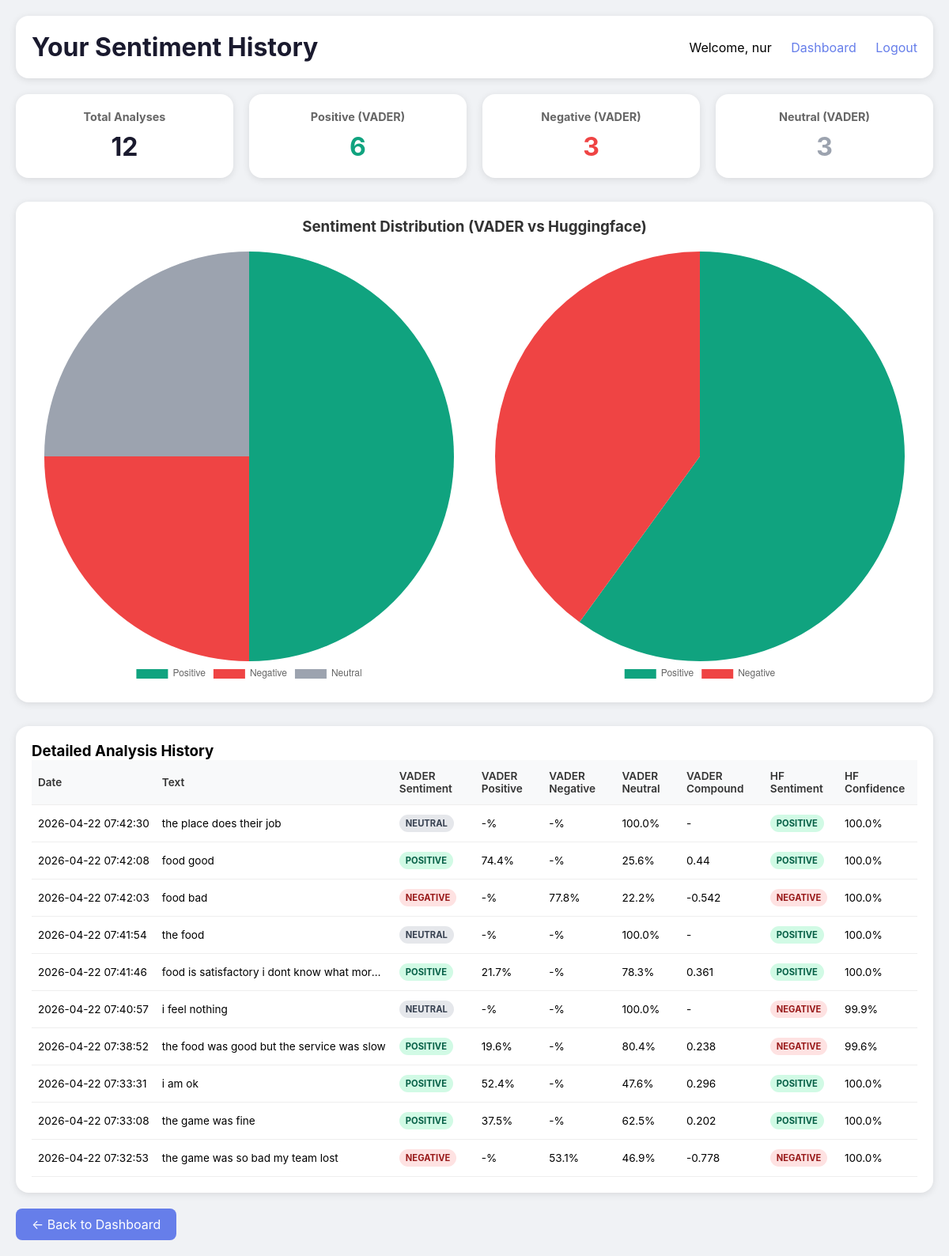
Page /history (signed in) on the earlier database version.
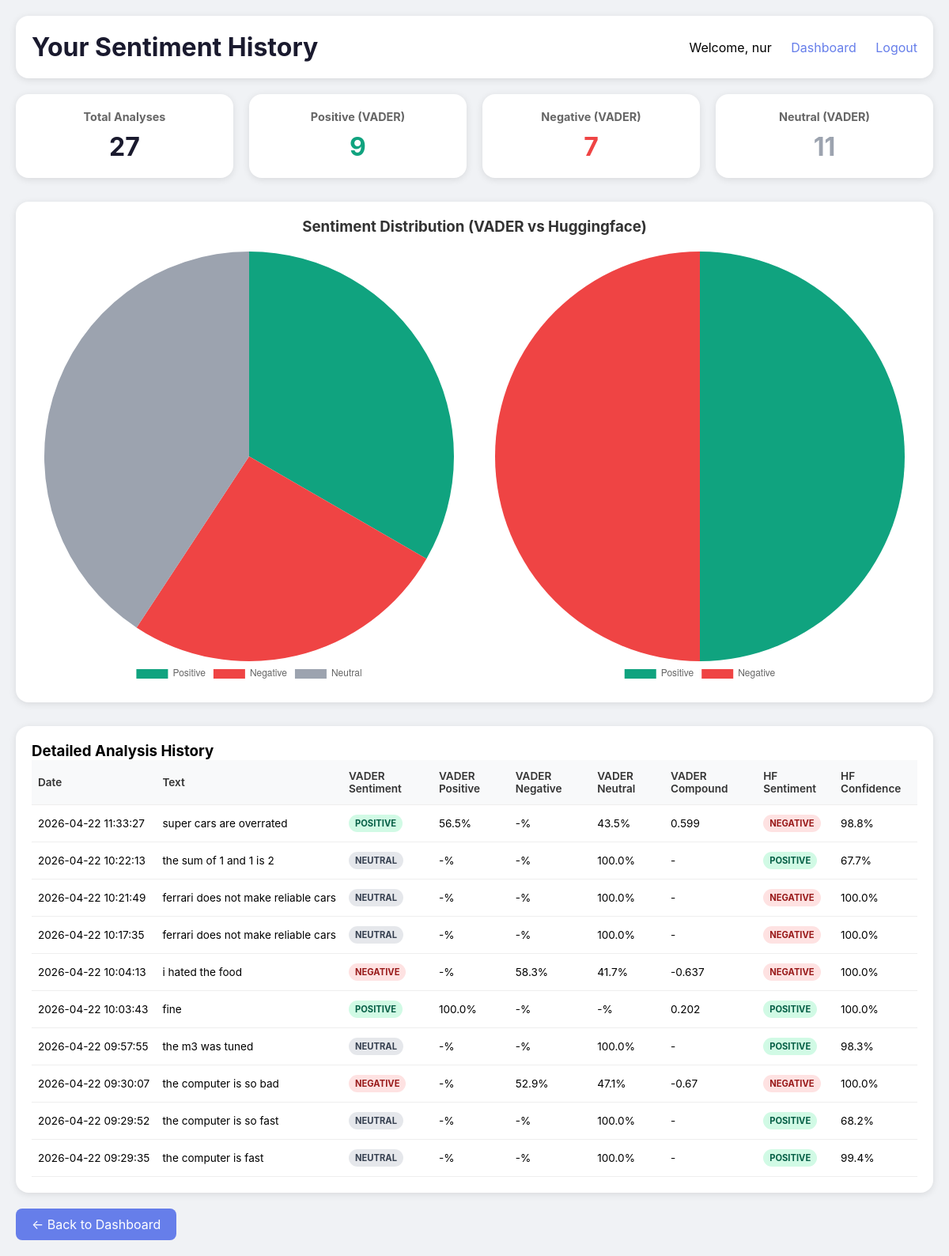
Same page on the later database version.
### tables this page shows
CREATE TABLE analyses
    (
        id
        INTEGER
        PRIMARY
        KEY
        AUTOINCREMENT,
        user_id
        INTEGER
        NOT
        NULL,
        text
        TEXT
        NOT
        NULL,
        vader_sentiment
        TEXT
        NOT
        NULL,
        vader_positive
        REAL,
        vader_negative
        REAL,
        vader_neutral
        REAL,
        vader_compound
        REAL,
        hf_sentiment
        TEXT
        NOT
        NULL,
        hf_confidence
        REAL,
        created_at
        TIMESTAMP
        DEFAULT
        CURRENT_TIMESTAMP,
        FOREIGN
        KEY
                 (
        user_id
                 ) REFERENCES users
                 (
                     id
                 ));

### app.py (the view)
@app.route('/history')
def history():
    if 'user_id' not in session:
        return redirect(url_for('login'))
    stats = get_user_stats(session['user_id'])
    return render_template('history.html', stats=stats, username=session['username'])

### templates/history.html (shortened to what this page needs)
<!DOCTYPE html>
<html lang="en">
<head>
</head>
<body>
    <div class="container">
        <div class="header">
            <h1>Your Sentiment History</h1>
            <div class="nav">
                <span>Welcome, {{ username }}</span>
                <a href="/">Dashboard</a>
                <a href="/logout">Logout</a>
            </div>
        </div>
        <div class="stats-grid">
            <div class="stat-card">
                <h3>Total Analyses</h3>
                <div class="stat-value">{{ stats.total }}</div>
            </div>
            <div class="stat-card">
                <h3>Positive (VADER)</h3>
                <div class="stat-value" style="color: #10a37f;">{{ stats.breakdown.get('POSITIVE', 0) }}</div>
            </div>
            <div class="stat-card">
                <h3>Negative (VADER)</h3>
                <div class="stat-value" style="color: #ef4444;">{{ stats.breakdown.get('NEGATIVE', 0) }}</div>
            </div>
            <div class="stat-card">
                <h3>Neutral (VADER)</h3>
                <div class="stat-value" style="color: #9ca3af;">{{ stats.breakdown.get('NEUTRAL', 0) }}</div>
            </div>
        </div>
        <div class="chart-container">
            <h3>Sentiment Distribution (VADER vs Huggingface)</h3>
            <div class="charts-row">
                <div class="chart-wrapper">
                    <canvas id="vaderHistoryPieChart"></canvas>
                </div>
                <div class="chart-wrapper">
                    <canvas id="hfHistoryPieChart"></canvas>
                </div>
            </div>
        </div>
        <div class="recent-list">
            <h3>Detailed Analysis History</h3>
            <table>
                <thead>
                    <tr>
                        <th>Date</th>
                        <th>Text</th>
                        <th>VADER Sentiment</th>
                        <th>VADER Positive</th>
                        <th>VADER Negative</th>
                        <th>VADER Neutral</th>
                        <th>VADER Compound</th>
                        <th>HF Sentiment</th>
                        <th>HF Confidence</th>
                    </tr>
                </thead>
                <tbody>
                    {% for item in stats.recent %}
                    <tr>
                        <td style="white-space: nowrap;">{{ item.date }}</td>
                        <td style="max-width: 300px; overflow: hidden; text-overflow: ellipsis; white-space: nowrap;" title="{{ item.text }}">{{ item.text[:50] }}{% if item.text|length > 50 %}...{% endif %}</td>
                        <td><span class="badge badge-{{ item.vader.lower() }}">{{ item.vader }}</span></td>
                        <td>{{ "%.1f"|format(item.vader_positive * 100) if item.vader_positive else '-' }}%</td>
                        <td>{{ "%.1f"|format(item.vader_negative * 100) if item.vader_negative else '-' }}%</td>
                        <td>{{ "%.1f"|format(item.vader_neutral * 100) if item.vader_neutral else '-' }}%</td>
                        <td>{{ item.vader_compound if item.vader_compound else '-' }}</td>
                        <td><span class="badge badge-{{ item.hf.lower() }}">{{ item.hf }}</span></td>
                        <td>{{ "%.1f"|format(item.hf_confidence * 100) if item.hf_confidence else '-' }}%</td>
                    </tr>
                    {% else %}
                    <tr>
                        <td colspan="9" style="text-align: center;">No analyses yet. Try analyzing some text!</td>
                    </tr>
                    {% endfor %}
                </tbody>
            </table>
        </div>
        <a href="/" class="back-btn">← Back to Dashboard</a>
    </div>
</body>
</html>

### templates/history.html (style rules this page uses)
* { margin: 0; padding: 0; box-sizing: border-box; }
body { font-family: -apple-system, BlinkMacSystemFont, 'Segoe UI', Roboto, sans-serif; background: #f0f2f5; min-height: 100vh; padding: 20px; }
.container { max-width: 1400px; margin: 0 auto; }
.header { background: white; border-radius: 16px; padding: 20px; margin-bottom: 20px; display: flex; justify-content: space-between; align-items: center; box-shadow: 0 2px 10px rgba(0,0,0,0.1); }
.header h1 { color: #1a1a2e; }
.nav a { color: #667eea; text-decoration: none; margin-left: 20px; }
.stats-grid { display: grid; grid-template-columns: repeat(auto-fit, minmax(200px, 1fr)); gap: 20px; margin-bottom: 30px; }
.stat-card { background: white; border-radius: 16px; padding: 20px; text-align: center; box-shadow: 0 2px 10px rgba(0,0,0,0.1); }
.stat-card h3 { color: #666; margin-bottom: 10px; font-size: 0.9rem; }
.stat-value { font-size: 2rem; font-weight: bold; color: #1a1a2e; }
.chart-container { background: white; border-radius: 16px; padding: 20px; margin-bottom: 30px; box-shadow: 0 2px 10px rgba(0,0,0,0.1); }
.chart-container h3 { margin-bottom: 20px; color: #333; text-align: center; }
.charts-row { display: grid; grid-template-columns: repeat(2, 1fr); gap: 20px; }
.chart-wrapper { max-width: 100%; }
.recent-list { background: white; border-radius: 16px; padding: 20px; box-shadow: 0 2px 10px rgba(0,0,0,0.1); overflow-x: auto; }
table { width: 100%; border-collapse: collapse; font-size: 0.85rem; }
th, td { padding: 12px 8px; text-align: left; border-bottom: 1px solid #eee; }
th { background: #f8f9fa; font-weight: 600; color: #333; }
.badge { display: inline-block; padding: 4px 8px; border-radius: 12px; font-size: 0.7rem; font-weight: bold; }
.badge-positive { background: #d1fae5; color: #065f46; }
.badge-negative { background: #fee2e2; color: #991b1b; }
.badge-neutral { background: #e5e7eb; color: #374151; }
.back-btn { display: inline-block; margin-top: 20px; padding: 10px 20px; background: #667eea; color: white; text-decoration: none; border-radius: 8px; }

Differences in the rows shown:
no longer on this page (row unchanged): analyses: date "2026-04-22 07:42:30", text "the place does their job", vader "NEUTRAL", vader_positive "-", vader_negative "-", vader_neutral "100.0", vader_compound "-", hf "POSITIVE", hf_confidence "100.0"
no longer on this page (row unchanged): analyses: date "2026-04-22 07:42:08", text "food good", vader "POSITIVE", vader_positive "74.4", vader_negative "-", vader_neutral "25.6", vader_compound "0.44", hf "POSITIVE", hf_confidence "100.0"
no longer on this page (row unchanged): analyses: date "2026-04-22 07:42:03", text "food bad", vader "NEGATIVE", vader_positive "-", vader_negative "77.8", vader_neutral "22.2", vader_compound "-0.542", hf "NEGATIVE", hf_confidence "100.0"
no longer on this page (row unchanged): analyses: date "2026-04-22 07:41:54", text "the food", vader "NEUTRAL", vader_positive "-", vader_negative "-", vader_neutral "100.0", vader_compound "-", hf "POSITIVE", hf_confidence "100.0"
no longer on this page (row unchanged): analyses: date "2026-04-22 07:41:46", text "food is satisfactory i dont know what mor…", vader "POSITIVE", vader_positive "21.7", vader_negative "-", vader_neutral "78.3", vader_compound "0.361", hf "POSITIVE", hf_confidence "100.0"
no longer on this page (row unchanged): analyses: date "2026-04-22 07:40:57", text "i feel nothing", vader "NEUTRAL", vader_positive "-", vader_negative "-", vader_neutral "100.0", vader_compound "-", hf "NEGATIVE", hf_confidence "99.9"
no longer on this page (row unchanged): analyses: date "2026-04-22 07:38:52", text "the food was good but the service was slow", vader "POSITIVE", vader_positive "19.6", vader_negative "-", vader_neutral "80.4", vader_compound "0.238", hf "NEGATIVE", hf_confidence "99.6"
no longer on this page (row unchanged): analyses: date "2026-04-22 07:33:31", text "i am ok", vader "POSITIVE", vader_positive "52.4", vader_negative "-", vader_neutral "47.6", vader_compound "0.296", hf "POSITIVE", hf_confidence "100.0"
no longer on this page (row unchanged): analyses: date "2026-04-22 07:33:08", text "the game was fine", vader "POSITIVE", vader_positive "37.5", vader_negative "-", vader_neutral "62.5", vader_compound "0.202", hf "POSITIVE", hf_confidence "100.0"
no longer on this page (row unchanged): analyses: date "2026-04-22 07:32:53", text "the game was so bad my team lost", vader "NEGATIVE", vader_positive "-", vader_negative "53.1", vader_neutral "46.9", vader_compound "-0.778", hf "NEGATIVE", hf_confidence "100.0"
added analyses: date "2026-04-22 11:33:27", text "super cars are overrated", vader "POSITIVE", vader_positive "56.5", vader_negative "-", vader_neutral "43.5", vader_compound "0.599", hf "NEGATIVE", hf_confidence "98.8"
added analyses: date "2026-04-22 10:22:13", text "the sum of 1 and 1 is 2", vader "NEUTRAL", vader_positive "-", vader_negative "-", vader_neutral "100.0", vader_compound "-", hf "POSITIVE", hf_confidence "67.7"
added analyses: date "2026-04-22 10:21:49", text "ferrari does not make reliable cars", vader "NEUTRAL", vader_positive "-", vader_negative "-", vader_neutral "100.0", vader_compound "-", hf "NEGATIVE", hf_confidence "100.0"
added analyses: date "2026-04-22 10:17:35", text "ferrari does not make reliable cars", vader "NEUTRAL", vader_positive "-", vader_negative "-", vader_neutral "100.0", vader_compound "-", hf "NEGATIVE", hf_confidence "100.0"
added analyses: date "2026-04-22 10:04:13", text "i hated the food", vader "NEGATIVE", vader_positive "-", vader_negative "58.3", vader_neutral "41.7", vader_compound "-0.637", hf "NEGATIVE", hf_confidence "100.0"
added analyses: date "2026-04-22 10:03:43", text "fine", vader "POSITIVE", vader_positive "100.0", vader_negative "-", vader_neutral "-", vader_compound "0.202", hf "POSITIVE", hf_confidence "100.0"
added analyses: date "2026-04-22 09:57:55", text "the m3 was tuned", vader "NEUTRAL", vader_positive "-", vader_negative "-", vader_neutral "100.0", vader_compound "-", hf "POSITIVE", hf_confidence "98.3"
added analyses: date "2026-04-22 09:30:07", text "the computer is so bad", vader "NEGATIVE", vader_positive "-", vader_negative "52.9", vader_neutral "47.1", vader_compound "-0.67", hf "NEGATIVE", hf_confidence "100.0"
added analyses: date "2026-04-22 09:29:52", text "the computer is so fast", vader "NEUTRAL", vader_positive "-", vader_negative "-", vader_neutral "100.0", vader_compound "-", hf "POSITIVE", hf_confidence "68.2"
added analyses: date "2026-04-22 09:29:35", text "the computer is fast", vader "NEUTRAL", vader_positive "-", vader_negative "-", vader_neutral "100.0", vader_compound "-", hf "POSITIVE", hf_confidence "99.4"
Other differences:
{{ stats.total }}: "12" → "27"
{{ stats.breakdown.get('POSITIVE', 0) }}: "6" → "9"
{{ stats.breakdown.get('NEGATIVE', 0) }}: "3" → "7"
{{ stats.breakdown.get('NEUTRAL', 0) }}: "3" → "11"
chart data {{ stats.breakdown.get('POSITIVE', 0) }}: 6 → 9
chart data {{ stats.breakdown.get('NEGATIVE', 0) }}: 3 → 7
chart data {{ stats.breakdown.get('NEUTRAL', 0) }}: 3 → 11
